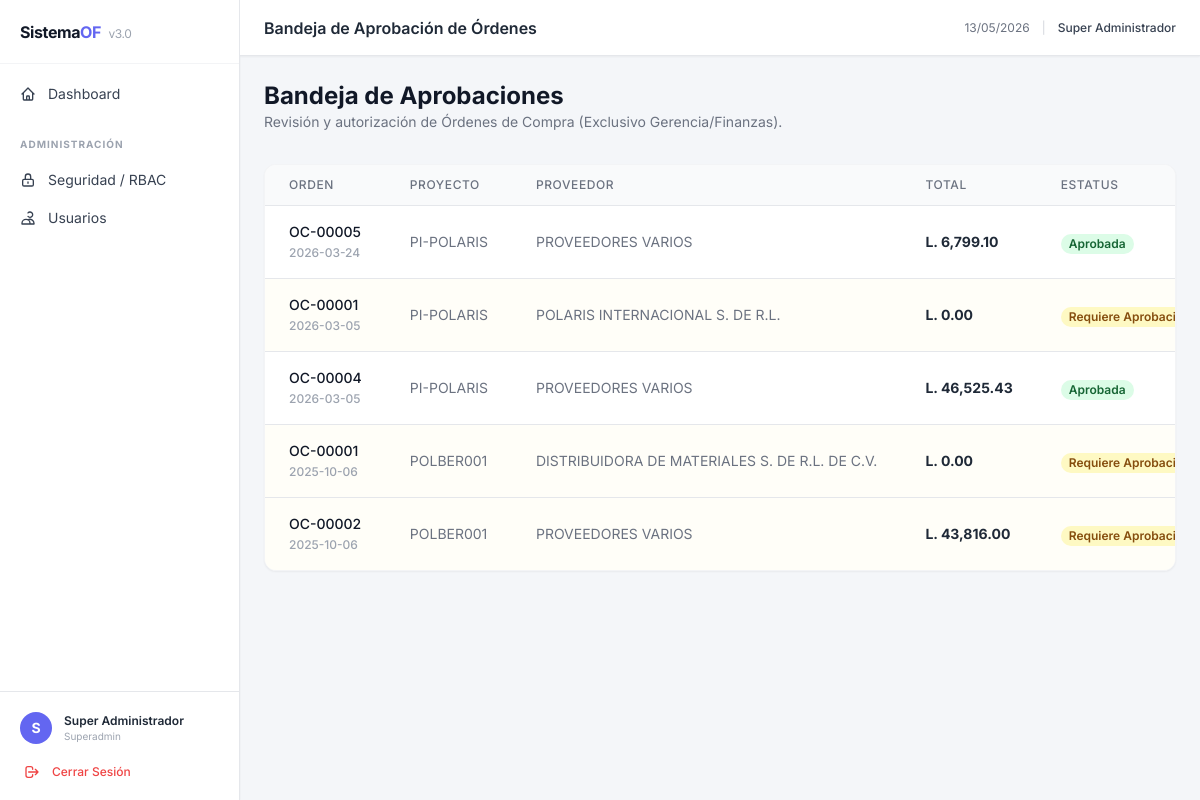
The page /public/compras/aprobacion (signed in) on the database its author committed.
### tables this page shows
CREATE TABLE `ord_compras` (
  `id_ocompra` int(5) UNSIGNED ZEROFILL NOT NULL,
  `cod_ocompra` varchar(10) NOT NULL,
  `id_proy` int(5) UNSIGNED ZEROFILL NOT NULL,
  `cod_proy` varchar(10) NOT NULL,
  `id_linea` int(5) UNSIGNED ZEROFILL NOT NULL,
  `id_prov` int(5) UNSIGNED ZEROFILL NOT NULL,
  `id_inge` int(5) UNSIGNED ZEROFILL NOT NULL,
  `fecha_orden` date DEFAULT NULL,
  `cost_subtot` decimal(15,2) DEFAULT NULL,
  `cost_isv` decimal(15,2) DEFAULT NULL,
  `cost_total` decimal(15,2) DEFAULT NULL,
  `estatus_orden` enum('Pendiente','Aprobada','Anticipo','Cancelada') DEFAULT 'Pendiente',
  `forma_pago` enum('Contado','Credito') DEFAULT 'Credito',
  `estatus_aprob` enum('Si','No') DEFAULT 'No',
  `fecha_aprob` date DEFAULT NULL,
  `nom_aprob` varchar(100) DEFAULT NULL,
  `nom_solicita` varchar(100) DEFAULT NULL,
  `id_empresa` int(5) UNSIGNED ZEROFILL DEFAULT NULL,
  `abonos` decimal(15,2) DEFAULT '0.00',
  `saldo_act` decimal(15,2) DEFAULT '0.00'
);

CREATE TABLE `proveedores` (
  `id_prov` int(5) UNSIGNED ZEROFILL NOT NULL,
  `nom_prov` varchar(100) NOT NULL,
  `rtn_prov` varchar(100) DEFAULT NULL,
  `contacto_prov` varchar(100) DEFAULT NULL,
  `dir_prov` varchar(254) DEFAULT NULL,
  `tel_prov` varchar(20) DEFAULT NULL,
  `email_prov` varchar(100) DEFAULT NULL,
  `fecha_ing` date DEFAULT NULL,
  `estatus` enum('Activo','Inactivo') NOT NULL DEFAULT 'Activo',
  `saldo_ant` decimal(15,2) DEFAULT NULL,
  `cargos` decimal(15,2) DEFAULT NULL,
  `abonos` decimal(15,2) DEFAULT NULL,
  `saldo_act` decimal(15,2) DEFAULT NULL,
  `fecha_hora` datetime DEFAULT CURRENT_TIMESTAMP
);

### app/Controllers/CompraController.php (called while the page is built, shortened)
<?php
class CompraController extends BaseController {
    public function aprobacion() {
        $model   = new CompraModel();
        $ordenes = $model->getOrdenesPendientes();
        $puedeAprobar = $this->tieneAccion('COMPRAS', 'APROBAR');
        $this->view('compras/aprobacion', [
            'title'        => 'Bandeja de Aprobación de Órdenes',
            'ordenes'      => $ordenes,
            'puedeAprobar' => $puedeAprobar,
        ]);
    }
}

### app/Core/Router.php (called while the page is built, shortened)
<?php
class Router {
    private static $routes = [];
    public static function get($uri, $callback) {
        self::$routes['GET'][$uri] = $callback;
    }
    public static function post($uri, $callback) {
        self::$routes['POST'][$uri] = $callback;
    }
    public static function dispatch($uri, $method) {
        $uri = strtok($uri, '?');
        $uri = rtrim($uri, '/');
        if (isset(self::$routes[$method][$uri])) {
            $callback = self::$routes[$method][$uri];
            if (is_array($callback)) {
                $controller = new $callback[0]();
                $method = $callback[1];
                return $controller->$method();
            }
            return call_user_func($callback);
        }
        exit();
    }
}

### routes/web.php (called while the page is built, shortened)
<?php
$uri = parse_url($_SERVER['REQUEST_URI'], PHP_URL_PATH);
$method = $_SERVER['REQUEST_METHOD'];
$base = rtrim(BASE_URL, '/');
if ($base !== '' && strpos($uri, $base) === 0) {
    $uri = substr($uri, strlen($base));
}
Router::dispatch($uri, $method);

### public/index.php (called while the page is built, shortened)
<?php
require_once __DIR__ . '/../config/database.php';
spl_autoload_register(function ($class) {
    $prefix = 'App\\';
    $base_dir = __DIR__ . '/../app/';
    $len = strlen($prefix);
    $relative_class = substr($class, $len);
    $file = $base_dir . str_replace('\\', '/', $relative_class) . '.php';
});
require_once __DIR__ . '/../routes/web.php';

### config/database.php (called while the page is built, shortened)
<?php
function getDBConnection(): PDO {
    static $pdo = null;
    if ($pdo === null) {
        $dsn = "mysql:host=" . DB_HOST
             . ";port="    . DB_PORT
             . ";dbname="  . DB_NAME
             . ";charset=" . DB_CHARSET;
        $options = [
            PDO::ATTR_ERRMODE            => PDO::ERRMODE_EXCEPTION,
            PDO::ATTR_DEFAULT_FETCH_MODE => PDO::FETCH_ASSOC,
            PDO::ATTR_EMULATE_PREPARES   => false,
        ];
        try {
            $pdo = new PDO($dsn, DB_USER, DB_PASS, $options);
        } catch (\PDOException $e) {
            http_response_code(500);
            die("<b>Error de conexión a la base de datos.</b> Verifica la configuración en <code>config/database.php</code>.<br><small>" . $e->getMessage() . "</small>");
        }
    }
    return $pdo;
}

### app/Models/CompraModel.php (called while the page is built, shortened)
<?php
class CompraModel {
    private $db;
    public function __construct() {
        $this->db = getDBConnection();
    }
    public function getOrdenesPendientes() {
        $sql = "
            SELECT oc.*, p.NOM_PROY, prov.nom_prov
            FROM ord_compras oc
            LEFT JOIN proyectos p ON oc.id_proy = p.ID_PROY
            LEFT JOIN proveedores prov ON oc.id_prov = prov.id_prov
            ORDER BY oc.fecha_orden DESC
        ";
        $stmt = $this->db->prepare($sql);
        $stmt->execute();
        return $stmt->fetchAll();
    }
}

### views/compras/aprobacion.php (the view, shortened to what this page needs)
<div class="mb-8">
    <h2 class="text-2xl font-bold text-gray-900">Bandeja de Aprobaciones</h2>
    <p class="text-sm text-gray-500">Revisión y autorización de Órdenes de Compra (Exclusivo Gerencia/Finanzas).</p>
</div>
<div class="bg-white shadow-sm rounded-xl border border-gray-100 overflow-hidden">
    <div class="overflow-x-auto">
        <table class="min-w-full divide-y divide-gray-200">
            <thead class="bg-gray-50">
                <tr>
                    <th class="px-6 py-3 text-left text-xs font-medium text-gray-500 uppercase tracking-wider">Orden</th>
                    <th class="px-6 py-3 text-left text-xs font-medium text-gray-500 uppercase tracking-wider">Proyecto</th>
                    <th class="px-6 py-3 text-left text-xs font-medium text-gray-500 uppercase tracking-wider">Proveedor</th>
                    <th class="px-6 py-3 text-left text-xs font-medium text-gray-500 uppercase tracking-wider">Total</th>
                    <th class="px-6 py-3 text-left text-xs font-medium text-gray-500 uppercase tracking-wider">Estatus</th>
                </tr>
            </thead>
            <tbody class="bg-white divide-y divide-gray-200">
                <?php if (empty($ordenes)): ?>
                    <tr><td colspan="6" class="px-6 py-4 text-center text-gray-500">No hay órdenes pendientes.</td></tr>
                <?php else: ?>
                    <?php foreach ($ordenes as $oc): ?>
                    <tr class="<?= $oc['estatus_aprob'] === 'No' ? 'bg-yellow-50/30' : '' ?>">
                        <td class="px-6 py-4 whitespace-nowrap text-sm font-medium text-gray-900">
                            <?= htmlspecialchars($oc['cod_ocompra']) ?>
                            <br><span class="text-xs text-gray-400"><?= $oc['fecha_orden'] ?></span>
                        </td>
                        <td class="px-6 py-4 whitespace-nowrap text-sm text-gray-500">
                            <?= htmlspecialchars($oc['NOM_PROY'] ?? $oc['cod_proy']) ?>
                        </td>
                        <td class="px-6 py-4 whitespace-nowrap text-sm text-gray-500">
                            <?= htmlspecialchars($oc['nom_prov'] ?? 'N/A') ?>
                        </td>
                        <td class="px-6 py-4 whitespace-nowrap text-sm font-bold text-gray-800">
                            L. <?= number_format($oc['cost_total'], 2) ?>
                        </td>
                        <td class="px-6 py-4 whitespace-nowrap">
                            <?php if ($oc['estatus_aprob'] === 'No'): ?>
                                <span class="px-2 inline-flex text-xs leading-5 font-semibold rounded-full bg-yellow-100 text-yellow-800">
                                    Requiere Aprobación
                                </span>
                            <?php else: ?>
                                <span class="px-2 inline-flex text-xs leading-5 font-semibold rounded-full bg-green-100 text-green-800">
                                    Aprobada
                                </span>
                            <?php endif; ?>
                        </td>
                    </tr>
                    <?php endforeach; ?>
                <?php endif; ?>
            </tbody>
        </table>
    </div>
</div>
<?php
require __DIR__ . '/../layout.php';
?>

### rows shown on the page
ord_compras: cod_ocompra "OC-00005", fecha_orden "2026-03-24", cod_proy "PI-POLARIS", id_prov.nom_prov "PROVEEDORES VARIOS", cost_total "6,799.10", estatus_aprob "Aprobada"
ord_compras: cod_ocompra "OC-00001", fecha_orden "2026-03-05", cod_proy "PI-POLARIS", id_prov.nom_prov "POLARIS INTERNACIONAL S. DE R.L.", cost_total "0.00", estatus_aprob "Requiere…"
ord_compras: cod_ocompra "OC-00004", fecha_orden "2026-03-05", cod_proy "PI-POLARIS", id_prov.nom_prov "PROVEEDORES VARIOS", cost_total "46,525.43", estatus_aprob "Aprobada"
ord_compras: cod_ocompra "OC-00001", fecha_orden "2025-10-06", cod_proy "POLBER001", id_prov.nom_prov "DISTRIBUIDORA DE MATERIALES S. DE R.L. DE C.V.", cost_total "0.00", estatus_aprob "Requiere…"
ord_compras: cod_ocompra "OC-00002", fecha_orden "2025-10-06", cod_proy "POLBER001", id_prov.nom_prov "PROVEEDORES VARIOS", cost_total "43,816.00", estatus_aprob "Requiere…"

### other values the page prints
substr($sess_user_name, 0, 1) "S"
$sess_user_name "Super Administrador"
$sess_role_name "Superadmin"
$title "Bandeja de Aprobación de Órdenes"
